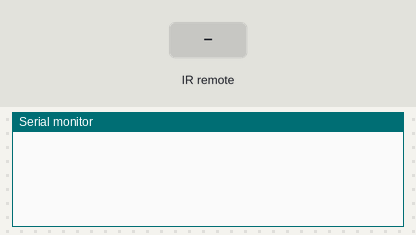
Recording of a sketch running on a simulated Arduino Uno, built with avr-gcc and run on an emulated ATmega328P. Parts: the last lines printed to the serial monitor. The inputs (shaded band) are chosen by the test bench.

Above: at 1.2 s.
1.3 s: infrared code 0xBA45FF00 received
At 2.2 s:
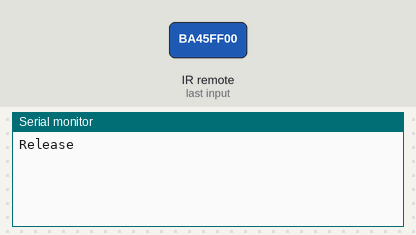
2.8 s: infrared code 0xB946FF00 received
At 3.3 s:
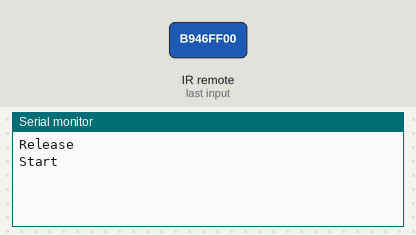
4.3 s: infrared code 0xB847FF00 received
At 5.7 s:
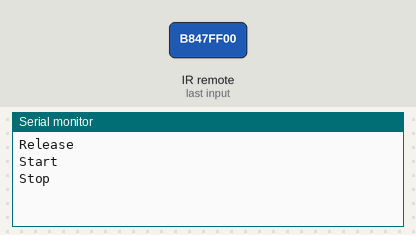

The sketch:

remote_test.ino
```cpp
#include <IRremote.hpp>

#define IR_RECEIVE_PIN 11 // Pin connected to the IR receiver

void setup() {
  Serial.begin(9600);
  IrReceiver.begin(IR_RECEIVE_PIN, ENABLE_LED_FEEDBACK); // Start receiver
}

void loop() {
  if (IrReceiver.decode()) {
    uint32_t irCode = IrReceiver.decodedIRData.decodedRawData;

    switch (irCode) {
      case 0xBA45FF00:
        Serial.println("Release");
        break;
      case 0xB946FF00:
        Serial.println("Start");
        break;
      case 0xB847FF00:
        Serial.println("Stop");
        break;
      default:
        Serial.print("Received code: 0x");
        Serial.println(irCode, HEX);
        break;
    }

    IrReceiver.resume(); // Prepare to receive next
  }
}
```

Measured:
- after the input at 1.3 s, the serial monitor: prints a new line at once (image 1)
- after the input at 2.8 s, the serial monitor: prints a new line at once (image 2)
- after the input at 4.3 s, the serial monitor: prints a new line at once (image 3)
